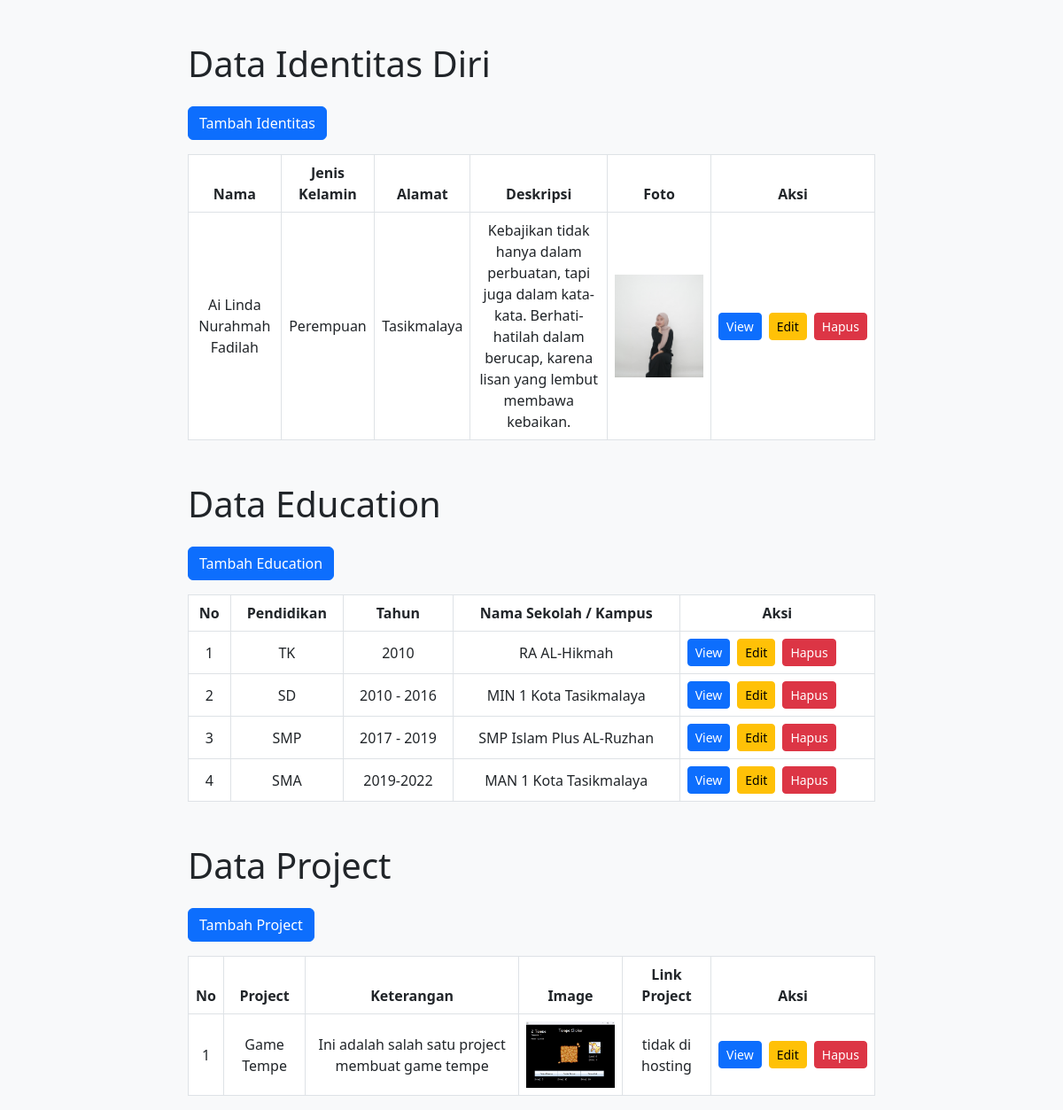
Page /backend/crud.php on the committed database.
### tables this page shows
CREATE TABLE `users` (
  `id` int(11) NOT NULL,
  `nama` varchar(255) NOT NULL,
  `jenis_kelamin` enum('Laki-laki','Perempuan') NOT NULL,
  `alamat` text NOT NULL,
  `deskripsi` text DEFAULT NULL,
  `foto` varchar(255) DEFAULT NULL
);

CREATE TABLE `education` (
  `id` int(11) NOT NULL,
  `no` int(11) NOT NULL,
  `pendidikan` varchar(255) NOT NULL,
  `tahun` varchar(255) NOT NULL,
  `nama_sekolah` varchar(255) NOT NULL
);

CREATE TABLE `project` (
  `id` int(11) NOT NULL,
  `no` int(11) NOT NULL,
  `nama_project` varchar(255) NOT NULL,
  `keterangan` varchar(255) NOT NULL,
  `image` varchar(255) NOT NULL,
  `link_project` varchar(255) NOT NULL
);

### backend/crud.php (the view, shortened to what this page needs)
<?php
include 'database.php';
$sql = "SELECT * FROM users";
$result = $conn->query($sql);
$sql1 = "SELECT * FROM education";
$result1 = $conn->query($sql1);
$sql2 = "SELECT * FROM project";
$result2 = $conn->query($sql2);
?>
<!DOCTYPE html>
<html lang="id">
<head>
    <link href="https://cdn.jsdelivr.net/npm/bootstrap@5.3.0-alpha1/dist/css/bootstrap.min.css"
        rel="stylesheet">
    <link rel="stylesheet" href="style.css">
</head>
<body>
    <div class="container mt-5">
        <h1 class="mb-4">Data Identitas Diri</h1>
        <a href="create.php" class="btn btn-primary mb-3">Tambah Identitas</a>
        <table class="table table-bordered">
            <thead>
                <tr>
                    <th>Nama</th>
                    <th>Jenis Kelamin</th>
                    <th>Alamat</th>
                    <th>Deskripsi</th>
                    <th>Foto</th>
                    <th>Aksi</th>
                </tr>
            </thead>
            <tbody>
                <?php while ($row = $result->fetch_assoc()): ?>
                    <tr>
                        <td><?= $row['nama'] ?></td>
                        <td><?= $row['jenis_kelamin'] ?></td>
                        <td><?= $row['alamat'] ?></td>
                        <td><?= $row['deskripsi'] ?></td>
                        <td>
                            <img src="assets/images/<?= $row['foto'] ?>" alt="Foto" width="100">
                        </td>
                        <td>
                            <div class="d-flex gap-2">
                                <a href="view.php?id=<?= $row['id'] ?>" class="btn btn-primary btn-sm">View</a>
                                <a href="edit.php?id=<?= $row['id'] ?>" class="btn btn-warning btn-sm">Edit</a>
                                <a href="delete.php?id=<?= $row['id'] ?>" class="btn btn-danger btn-sm">Hapus</a>
                            </div>
                        </td>
                    </tr>
                <?php endwhile; ?>
            </tbody>
        </table>
    </div>
    <div class="container mt-5">
        <h1 class="mb-4">Data Education</h1>
        <a href="create_edu.php" class="btn btn-primary mb-3">Tambah Education</a>
        <table class="table table-bordered">
            <thead>
                <tr>
                    <th>No</th>
                    <th>Pendidikan</th>
                    <th>Tahun</th>
                    <th>Nama Sekolah / Kampus</th>
                    <th>Aksi</th>
                </tr>
            </thead>
            <tbody>
                <?php while ($row = $result1->fetch_assoc()): ?>
                    <tr>
                        <td><?= $row['no'] ?></td>
                        <td><?= $row['pendidikan'] ?></td>
                        <td><?= $row['tahun'] ?></td>
                        <td><?= $row['nama_sekolah'] ?></td>
                        <td>
                            <div class="d-flex gap-2">
                                <a href="view.php?id=<?= $row['id'] ?>" class="btn btn-primary btn-sm">View</a>
                                <a href="edit_edu.php?id=<?= $row['id'] ?>" class="btn btn-warning btn-sm">Edit</a>
                                <a href="delete_edu.php?id=<?= $row['id'] ?>" class="btn btn-danger btn-sm">Hapus</a>
                            </div>
                        </td>
                    </tr>
                <?php endwhile; ?>
            </tbody>
        </table>
    </div>
    <div class="container mt-5">
        <h1 class="mb-4">Data Project</h1>
        <a href="create_pro.php" class="btn btn-primary mb-3">Tambah Project</a>
        <table class="table table-bordered">
            <thead>
                <tr>
                    <th>No</th>
                    <th>Project</th>
                    <th>Keterangan</th>
                    <th>Image</th>
                    <th>Link Project</th>
                    <th>Aksi</th>
                </tr>
            </thead>
            <tbody>
                <?php while ($row = $result2->fetch_assoc()): ?>
                    <tr>
                        <td><?= $row['no'] ?></td>
                        <td><?= $row['nama_project'] ?></td>
                        <td><?= $row['keterangan'] ?></td>
                        <td>
                            <img src="assets/images/<?= $row['image'] ?>" alt="image" width="100">
                        </td>
                        <td><?= $row['link_project'] ?></td>
                        <td>
                            <div class="d-flex gap-2">
                                <a href="view.php" class="btn btn-primary btn-sm">View</a>
                                <a href="edit_pro.php?id=<?= $row['id'] ?>" class="btn btn-warning btn-sm">Edit</a>
                                <a href="delete_pro.php?id=<?= $row['id'] ?>" class="btn btn-danger btn-sm">Hapus</a>
                            </div>
                        </td>
                    </tr>
                <?php endwhile; ?>
            </tbody>
        </table>
    </div>
</body>
</html>

### backend/style.css (style rules this page uses)
body { background-color: #f8f9fa; }
.container { max-width: 800px; }
table { background-color: #fff; }
table img { max-width: 100px; object-fit: cover; }
.d-flex { display: flex; }
.gap-2 { gap: 0.5rem; }
.table td { vertical-align: middle; }
.table th, .table td { text-align: center; }

### rows in the picture
users: nama "Ai Linda Nurahmah Fadilah", jenis_kelamin "Perempuan", alamat "Tasikmalaya", deskripsi "Kebajikan tidak hanya dalam perbuatan, tapi juga dalam kata-kata. Berhati-hatilah dalam berucap, karena lisan yang lembut membawa kebaikan.", foto (picture)
education: no "1", pendidikan "TK", tahun "2010", nama_sekolah "RA AL-Hikmah"
education: no "2", pendidikan "SD", tahun "2010 - 2016", nama_sekolah "MIN 1 Kota Tasikmalaya"
education: no "3", pendidikan "SMP", tahun "2017 - 2019", nama_sekolah "SMP Islam Plus AL-Ruzhan"
education: no "4", pendidikan "SMA", tahun "2019-2022", nama_sekolah "MAN 1 Kota Tasikmalaya"
project: no "1", nama_project "Game Tempe", keterangan "Ini adalah salah satu project membuat game tempe", image (picture), link_project "tidak di hosting"
